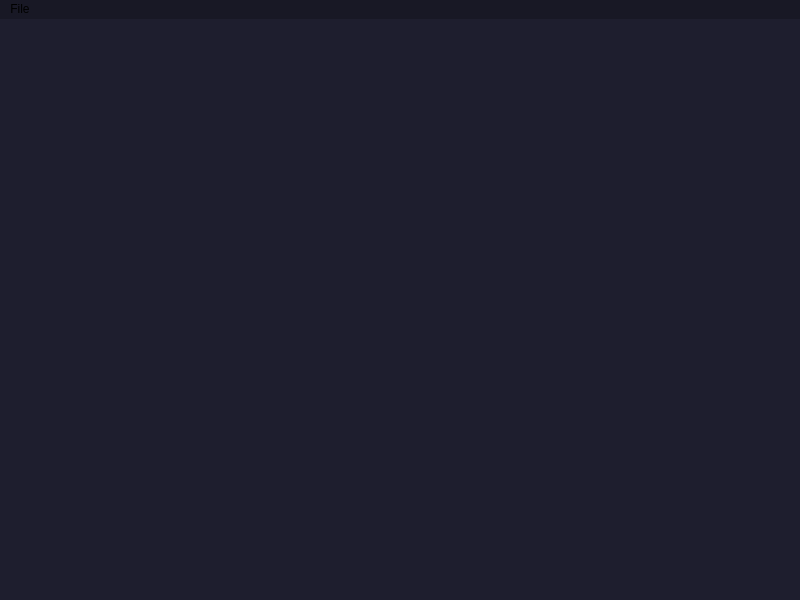
<?xml version="1.0" encoding="UTF-8"?>
<ui version="4.0">
 <class>WSMainWindow</class>
 <widget class="QMainWindow" name="WSMainWindow">
  <property name="geometry">
   <rect>
    <x>0</x>
    <y>0</y>
    <width>800</width>
    <height>600</height>
   </rect>
  </property>
  <property name="windowTitle">
   <string>WSMainWindow</string>
  </property>
  <property name="windowIcon">
   <iconset resource="../resources/resources.qrc">
    <normaloff>:/icons/icon.svg</normaloff>:/icons/icon.svg</iconset>
  </property>
  <property name="styleSheet">
   <string notr="true">background-color: rgb(30, 30, 46);</string>
  </property>
  <widget class="QWidget" name="centralwidget">
   <layout class="QVBoxLayout" name="verticalLayout">
    <property name="spacing">
     <number>0</number>
    </property>
    <property name="leftMargin">
     <number>0</number>
    </property>
    <property name="topMargin">
     <number>0</number>
    </property>
    <property name="rightMargin">
     <number>0</number>
    </property>
    <property name="bottomMargin">
     <number>0</number>
    </property>
    <item>
     <widget class="WSGraphicsView" name="graphicsView">
      <property name="styleSheet">
       <string notr="true">background: transparent;
border: 0px;</string>
      </property>
     </widget>
    </item>
   </layout>
  </widget>
  <widget class="QMenuBar" name="menubar">
   <property name="geometry">
    <rect>
     <x>0</x>
     <y>0</y>
     <width>800</width>
     <height>21</height>
    </rect>
   </property>
   <property name="styleSheet">
    <string notr="true">background-color: rgb(24, 24, 37);</string>
   </property>
   <widget class="QMenu" name="menuFile">
    <property name="title">
     <string>File</string>
    </property>
    <addaction name="actionOpen"/>
    <addaction name="actionSave_as"/>
   </widget>
   <addaction name="menuFile"/>
  </widget>
  <widget class="QStatusBar" name="statusbar"/>
  <action name="actionOpen">
   <property name="text">
    <string>Open</string>
   </property>
  </action>
  <action name="actionSave_as">
   <property name="text">
    <string>Save as</string>
   </property>
  </action>
 </widget>
 <customwidgets>
  <customwidget>
   <class>WSGraphicsView</class>
   <extends>QGraphicsView</extends>
   <header>wsgraphicsview.h</header>
  </customwidget>
 </customwidgets>
 <resources>
  <include location="../resources/resources.qrc"/>
 </resources>
 <connections/>
</ui>
